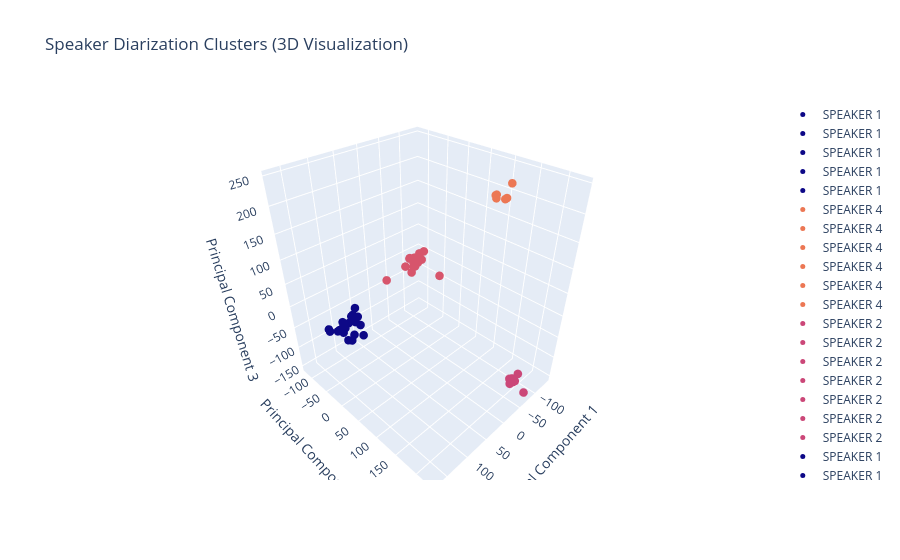

Notebook code for this chart:
### Markdown cell above
# Audio Data Points at Right side of Graph is by Speaker 1 and Left side Graph is by Speaker 2

### Code cell
import numpy as np
import plotly.graph_objects as go
from sklearn.decomposition import PCA
import matplotlib.cm as cm

# existing code for clustering and labeling segments...

# Perform PCA to reduce the dimensionality of embeddings to 3D
pca = PCA(n_components=3, random_state=42)
embeddings_3d = pca.fit_transform(embeddings)

# Get the number of unique speakers from the labels
num_unique_speakers = len(np.unique(labels))

# Create a colormap for speakers, ensuring each speaker gets a unique color
colors = cm.tab20b(np.linspace(0, 1, num_unique_speakers))

# Prepare the data for the 3D scatter plot
data = []
for i, segment in enumerate(segments):
    speaker_id = labels[i] + 1
    x, y, z = embeddings_3d[i]
    color = colors[labels[i] % num_unique_speakers]  # Get the corresponding color for the speaker
    trace = go.Scatter3d(x=[x], y=[y], z=[z], mode='markers',
                         marker=dict(size=5, color=color),
                         name=f'SPEAKER {speaker_id}')
    data.append(trace)

# Layout for the 3D scatter plot
layout = go.Layout(
    title="Speaker Diarization Clusters (3D Visualization)",
    scene=dict(
        xaxis_title="Principal Component 1",
        yaxis_title="Principal Component 2",
        zaxis_title="Principal Component 3"
    )
)

# Create the figure and plot the 3D scatter plot
fig = go.Figure(data=data, layout=layout)
fig.show()

### Figure 1 — Plotly figure (JSON) as saved in the notebook; plotly's stock layout.template omitted (floating-point values rounded to 4 significant figures)
{"data": [{"marker": {"color": [0.2235, 0.2314, 0.4745, 1], "size": 5}, "mode": "markers", "name": "SPEAKER 1", "type": "scatter3d", "x": [133.7], "y": [17.22], "z": [15.27]}, {"marker": {"color": [0.2235, 0.2314, 0.4745, 1], "size": 5}, "mode": "markers", "name": "SPEAKER 1", "type": "scatter3d", "x": [147.9], "y": [-13.57], "z": [1.524]}, {"marker": {"color": [0.2235, 0.2314, 0.4745, 1], "size": 5}, "mode": "markers", "name": "SPEAKER 1", "type": "scatter3d", "x": [136.7], "y": [1.738], "z": [29.99]}, {"marker": {"color": [0.2235, 0.2314, 0.4745, 1], "size": 5}, "mode": "markers", "name": "SPEAKER 1", "type": "scatter3d", "x": [132.7], "y": [1.457], "z": [11.98]}, {"marker": {"color": [0.2235, 0.2314, 0.4745, 1], "size": 5}, "mode": "markers", "name": "SPEAKER 1", "type": "scatter3d", "x": [120.8], "y": [-7.06], "z": [12.23]}, {"marker": {"color": [0.8706, 0.6196, 0.8392, 1], "size": 5}, "mode": "markers", "name": "SPEAKER 4", "type": "scatter3d", "x": [-87.52], "y": [110.7], "z": [210.1]}, {"marker": {"color": [0.8706, 0.6196, 0.8392, 1], "size": 5}, "mode": "markers", "name": "SPEAKER 4", "type": "scatter3d", "x": [-81.61], "y": [136.9], "z": [215.4]}, {"marker": {"color": [0.8706, 0.6196, 0.8392, 1], "size": 5}, "mode": "markers", "name": "SPEAKER 4", "type": "scatter3d", "x": [-73.41], "y": [148.9], "z": [245.5]}, {"marker": {"color": [0.8706, 0.6196, 0.8392, 1], "size": 5}, "mode": "markers", "name": "SPEAKER 4", "type": "scatter3d", "x": [-84.8], "y": [114.5], "z": [213.2]}, {"marker": {"color": [0.8706, 0.6196, 0.8392, 1], "size": 5}, "mode": "markers", "name": "SPEAKER 4", "type": "scatter3d", "x": [-104.8], "y": [118.0], "z": [200.4]}, {"marker": {"color": [0.8706, 0.6196, 0.8392, 1], "size": 5}, "mode": "markers", "name": "SPEAKER 4", "type": "scatter3d", "x": [-75.03], "y": [121.5], "z": [212.3]}, {"marker": {"color": [0.7098, 0.8118, 0.4196, 1], "size": 5}, "mode": "markers", "name": "SPEAKER 2", "type": "scatter3d", "x": [-65.57], "y": [200.3], "z": [-139.0]}, {"marker": {"color": [0.7098, 0.8118, 0.4196, 1], "size": 5}, "mode": "markers", "name": "SPEAKER 2", "type": "scatter3d", "x": [-74.55], "y": [202.1], "z": [-139.7]}, {"marker": {"color": [0.7098, 0.8118, 0.4196, 1], "size": 5}, "mode": "markers", "name": "SPEAKER 2", "type": "scatter3d", "x": [-73.36], "y": [199.0], "z": [-131.5]}, {"marker": {"color": [0.7098, 0.8118, 0.4196, 1], "size": 5}, "mode": "markers", "name": "SPEAKER 2", "type": "scatter3d", "x": [-75.08], "y": [227.0], "z": [-149.9]}, {"marker": {"color": [0.7098, 0.8118, 0.4196, 1], "size": 5}, "mode": "markers", "name": "SPEAKER 2", "type": "scatter3d", "x": [-87.37], "y": [202.0], "z": [-127.2]}, {"marker": {"color": [0.7098, 0.8118, 0.4196, 1], "size": 5}, "mode": "markers", "name": "SPEAKER 2", "type": "scatter3d", "x": [-88.27], "y": [197.5], "z": [-150.8]}, {"marker": {"color": [0.7098, 0.8118, 0.4196, 1], "size": 5}, "mode": "markers", "name": "SPEAKER 2", "type": "scatter3d", "x": [-68.41], "y": [196.3], "z": [-130.7]}, {"marker": {"color": [0.2235, 0.2314, 0.4745, 1], "size": 5}, "mode": "markers", "name": "SPEAKER 1", "type": "scatter3d", "x": [132.3], "y": [-9.659], "z": [17.95]}, {"marker": {"color": [0.2235, 0.2314, 0.4745, 1], "size": 5}, "mode": "markers", "name": "SPEAKER 1", "type": "scatter3d", "x": [92.12], "y": [-36.01], "z": [-65.53]}, {"marker": {"color": [0.6784, 0.2863, 0.2902, 1], "size": 5}, "mode": "markers", "name": "SPEAKER 3", "type": "scatter3d", "x": [-115.5], "y": [-34.06], "z": [-25.54]}, {"marker": {"color": [0.2235, 0.2314, 0.4745, 1], "size": 5}, "mode": "markers", "name": "SPEAKER 1", "type": "scatter3d", "x": [171.4], "y": [-20.26], "z": [0.8689]}, {"marker": {"color": [0.6784, 0.2863, 0.2902, 1], "size": 5}, "mode": "markers", "name": "SPEAKER 3", "type": "scatter3d", "x": [-94.39], "y": [-91.47], "z": [-19.52]}, {"marker": {"color": [0.6784, 0.2863, 0.2902, 1], "size": 5}, "mode": "markers", "name": "SPEAKER 3", "type": "scatter3d", "x": [-93.75], "y": [-87.74], "z": [-14.63]}, {"marker": {"color": [0.6784, 0.2863, 0.2902, 1], "size": 5}, "mode": "markers", "name": "SPEAKER 3", "type": "scatter3d", "x": [-83.42], "y": [-86.05], "z": [-26.24]}, {"marker": {"color": [0.6784, 0.2863, 0.2902, 1], "size": 5}, "mode": "markers", "name": "SPEAKER 3", "type": "scatter3d", "x": [-114.1], "y": [-112.5], "z": [-25.98]}, {"marker": {"color": [0.6784, 0.2863, 0.2902, 1], "size": 5}, "mode": "markers", "name": "SPEAKER 3", "type": "scatter3d", "x": [-115.5], "y": [-108.5], "z": [-35.03]}, {"marker": {"color": [0.6784, 0.2863, 0.2902, 1], "size": 5}, "mode": "markers", "name": "SPEAKER 3", "type": "scatter3d", "x": [-105.9], "y": [-86.85], "z": [-5.652]}, {"marker": {"color": [0.6784, 0.2863, 0.2902, 1], "size": 5}, "mode": "markers", "name": "SPEAKER 3", "type": "scatter3d", "x": [-124.1], "y": [-89.57], "z": [7.668]}, {"marker": {"color": [0.6784, 0.2863, 0.2902, 1], "size": 5}, "mode": "markers", "name": "SPEAKER 3", "type": "scatter3d", "x": [-101.6], "y": [-84.93], "z": [-5.111]}, {"marker": {"color": [0.2235, 0.2314, 0.4745, 1], "size": 5}, "mode": "markers", "name": "SPEAKER 1", "type": "scatter3d", "x": [148.3], "y": [-12.53], "z": [5.54]}, {"marker": {"color": [0.2235, 0.2314, 0.4745, 1], "size": 5}, "mode": "markers", "name": "SPEAKER 1", "type": "scatter3d", "x": [144.7], "y": [-15.16], "z": [-2.213]}, {"marker": {"color": [0.2235, 0.2314, 0.4745, 1], "size": 5}, "mode": "markers", "name": "SPEAKER 1", "type": "scatter3d", "x": [159.5], "y": [2.719], "z": [5.13]}, {"marker": {"color": [0.2235, 0.2314, 0.4745, 1], "size": 5}, "mode": "markers", "name": "SPEAKER 1", "type": "scatter3d", "x": [137.9], "y": [2.061], "z": [-13.11]}, {"marker": {"color": [0.2235, 0.2314, 0.4745, 1], "size": 5}, "mode": "markers", "name": "SPEAKER 1", "type": "scatter3d", "x": [137.1], "y": [-13.01], "z": [3.744]}, {"marker": {"color": [0.6784, 0.2863, 0.2902, 1], "size": 5}, "mode": "markers", "name": "SPEAKER 3", "type": "scatter3d", "x": [-117.5], "y": [-101.3], "z": [-22.84]}, {"marker": {"color": [0.6784, 0.2863, 0.2902, 1], "size": 5}, "mode": "markers", "name": "SPEAKER 3", "type": "scatter3d", "x": [-107.6], "y": [-103.8], "z": [-16.87]}, {"marker": {"color": [0.6784, 0.2863, 0.2902, 1], "size": 5}, "mode": "markers", "name": "SPEAKER 3", "type": "scatter3d", "x": [-96.34], "y": [-119.7], "z": [-32.17]}, {"marker": {"color": [0.6784, 0.2863, 0.2902, 1], "size": 5}, "mode": "markers", "name": "SPEAKER 3", "type": "scatter3d", "x": [-92.7], "y": [-102.2], "z": [-2.481]}, {"marker": {"color": [0.2235, 0.2314, 0.4745, 1], "size": 5}, "mode": "markers", "name": "SPEAKER 1", "type": "scatter3d", "x": [171.9], "y": [-22.25], "z": [4.711]}, {"marker": {"color": [0.2235, 0.2314, 0.4745, 1], "size": 5}, "mode": "markers", "name": "SPEAKER 1", "type": "scatter3d", "x": [99.61], "y": [-43.9], "z": [-0.4735]}, {"marker": {"color": [0.6784, 0.2863, 0.2902, 1], "size": 5}, "mode": "markers", "name": "SPEAKER 3", "type": "scatter3d", "x": [-115.5], "y": [-119.0], "z": [-20.67]}, {"marker": {"color": [0.6784, 0.2863, 0.2902, 1], "size": 5}, "mode": "markers", "name": "SPEAKER 3", "type": "scatter3d", "x": [-112.9], "y": [-108.0], "z": [-11.35]}, {"marker": {"color": [0.6784, 0.2863, 0.2902, 1], "size": 5}, "mode": "markers", "name": "SPEAKER 3", "type": "scatter3d", "x": [-138.0], "y": [-118.0], "z": [-15.24]}, {"marker": {"color": [0.6784, 0.2863, 0.2902, 1], "size": 5}, "mode": "markers", "name": "SPEAKER 3", "type": "scatter3d", "x": [-118.5], "y": [-90.68], "z": [-11.22]}, {"marker": {"color": [0.6784, 0.2863, 0.2902, 1], "size": 5}, "mode": "markers", "name": "SPEAKER 3", "type": "scatter3d", "x": [-16.24], "y": [-89.68], "z": [-16.38]}, {"marker": {"color": [0.2235, 0.2314, 0.4745, 1], "size": 5}, "mode": "markers", "name": "SPEAKER 1", "type": "scatter3d", "x": [144.5], "y": [-17.63], "z": [-2.783]}, {"marker": {"color": [0.6784, 0.2863, 0.2902, 1], "size": 5}, "mode": "markers", "name": "SPEAKER 3", "type": "scatter3d", "x": [-87.08], "y": [-95.15], "z": [4.194]}, {"marker": {"color": [0.6784, 0.2863, 0.2902, 1], "size": 5}, "mode": "markers", "name": "SPEAKER 3", "type": "scatter3d", "x": [-125.9], "y": [-109.7], "z": [-25.13]}, {"marker": {"color": [0.2235, 0.2314, 0.4745, 1], "size": 5}, "mode": "markers", "name": "SPEAKER 1", "type": "scatter3d", "x": [144.6], "y": [3.2], "z": [-21.25]}, {"marker": {"color": [0.2235, 0.2314, 0.4745, 1], "size": 5}, "mode": "markers", "name": "SPEAKER 1", "type": "scatter3d", "x": [144.4], "y": [-20.18], "z": [5.971]}, {"marker": {"color": [0.2235, 0.2314, 0.4745, 1], "size": 5}, "mode": "markers", "name": "SPEAKER 1", "type": "scatter3d", "x": [164.6], "y": [-0.7141], "z": [11.8]}, {"marker": {"color": [0.2235, 0.2314, 0.4745, 1], "size": 5}, "mode": "markers", "name": "SPEAKER 1", "type": "scatter3d", "x": [153.1], "y": [-25.12], "z": [-12.51]}, {"marker": {"color": [0.2235, 0.2314, 0.4745, 1], "size": 5}, "mode": "markers", "name": "SPEAKER 1", "type": "scatter3d", "x": [152.6], "y": [-0.8615], "z": [9.012]}, {"marker": {"color": [0.2235, 0.2314, 0.4745, 1], "size": 5}, "mode": "markers", "name": "SPEAKER 1", "type": "scatter3d", "x": [146.1], "y": [-6.428], "z": [-25.98]}], "layout": {"scene": {"xaxis": {"title": {"text": "Principal Component 1"}}, "yaxis": {"title": {"text": "Principal Component 2"}}, "zaxis": {"title": {"text": "Principal Component 3"}}}, "title": {"text": "Speaker Diarization Clusters (3D Visualization)"}}}
